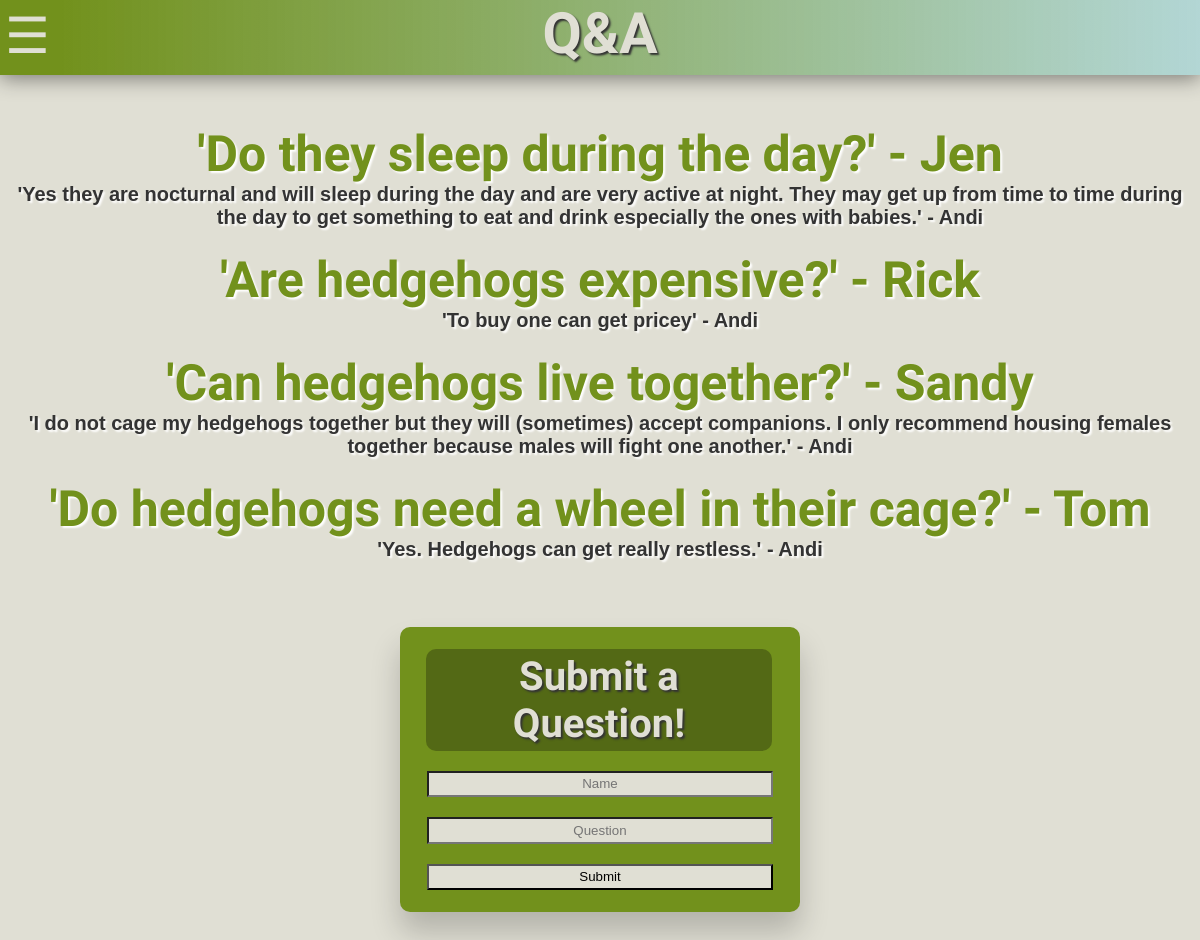
Page /Q&A on the committed database.
### tables this page shows
CREATE TABLE QA (id INTEGER PRIMARY KEY, name TEXT NOT NULL, question TEXT NOT NULL, answer TEXT);

### AndisCritters.py (the view)
@app.route('/Q&A')
def questionsAndAnswers():
    con = sql.connect("database.db")
    c = con.cursor()
    rows = getQA(con, c)
    return render_template("questionsandanswers.html", rows=rows)

### AndisCritters.py (called while the page is built)
def getQA(con, c):
    con.row_factory = sql.Row
    stmt = "select * from QA"
    c.execute(stmt)
    return c.fetchall()

### templates/questionsandanswers.html (shortened to what this page needs)
{% extends "Common.html" %}
{% block content %}
    <div>
        <div class="qa">
            {% for row in rows %}
                <p class="question">'{{row[2]}}' - {{row[1]}}</p>
                <p class="answer">'{{row[3]}}' - Andi</p>
                <br>
            {% endfor %}
        </div>
        <br>
        <br>
        <form action="{{ url_for('submitQuestion') }}" method="post">
            <h3>Submit a Question!</h3>
            <input name="name" type="text" id="name" size="140" placeholder="Name">
            <input name="question" type="text" id="question" size="140" placeholder="Question">
            <input type="submit" class="btn btn-success" value="Submit"/>
        </form>
    </div>
{% endblock %}
{% block navOverlay %}
    <div class="overlay" id="headerOverlay" style="height: 75px;">
        <h1 id="headerTitle" style="font-size: 57px;">Q&A</h1>
    </div>
{% endblock %}

### templates/Common.html (shortened to what this page needs)
<!DOCTYPE html>
<html lang="en">
<head>
    <link rel = "stylesheet" type="text/css" href="{{url_for('static', filename = 'css/styles.css')}}">
</head>
<body>
    <div class="main" id="main-div">
        {% block content %}
        {% endblock %}
    </div>
    <header id="header" style="height: 75px;">
        <span class="navButton" id="navBarButton" style="margin-top: 0px;" onclick="toggleNavBar()">&#9776;</span>
        {% block navOverlay %}
        {% endblock %}
    </header>
</body>
</html>

### static/css/styles.css (style rules this page uses)
html { font-family: 'Open Sans', sans-serif; -ms-overflow-style: none; scrollbar-width: none; }
body { background-color: #E0DFD4; overflow-x: hidden; }
.navButton { position: absolute; left: 0; margin-left: 5px; margin-top: 4px; font-size: 50px; cursor: pointer; float: left; color: #E0DFD4; transition: 0.5s; }
* { padding: 0; margin: 0; box-sizing: border-box; }
header { position: fixed; top:0; background: url('https://images.unsplash.com/photo-1589832020701-87d1717b4653?ixid=MXwxMjA3fDB8MHxwaG90by1wYWdlfHx8fGVufDB8fHw%3D&ixlib=rb-1.2.1&auto=format&fit=crop&w=1950&q=80'); text-align: center; width: 100%; height: 80px; background-size: fix; background-attachment: fixed; background-position-y: -650px; box-shadow: 0 3px 20px 0 #00000077; overflow: hidden; transition: 0.5s; }
header .overlay { width: 100%; height: 100%; color: #E0DFD4; text-shadow: 2px 2px 2px #333; background-image: linear-gradient( 90deg, #72911C 5%, #80cdd679 100%); transition: 0.5s; }
header h1 { font-family: 'Dancing Script', cursive; font-size: 70px; transition: 0.5s; }
.main { display: inline-block; position: absolute; transition: 0.5s; margin-top: 125px; width: 100%; flex-wrap: wrap; flex-direction: row; justify-content: space-around; align-items:center; }
.main h3 { text-align: center; width: 100%; font-family: 'Dancing Script', cursive; font-size: 40px; text-shadow: 2px 2px 2px #333; color: #ffffff; padding: 1%; }
.qa { width: 100%; text-align: center; }
.qa .question { font-family: 'Dancing Script', cursive; font-size: 50px; font-weight: bold; color: #72911C; text-shadow: 2px 2px 2px white; }
.qa .answer { font-family: 'Lucida Sans Regular', 'Lucida Grande', 'Lucida Sans Unicode', Geneva, Verdana, sans-serif; font-size: 20px; font-weight: bold; color: #333; text-shadow: 2px 2px 2px white; }
@media (min-width: 1200px) { .main { height: 100%; } }

### templates/questionsandanswers.html (style rules this page uses)
.main form { width: 400px; background-color: #72911C; box-shadow: 0 20px 30px rgba(0, 0, 0, .2); padding: 1%; border-radius: 10px; text-align: center; margin: auto; }
.main form input { text-align: center; width: 92%; background-color: #E0DFD4; padding: 1%; margin: 10px; }
.main form h3 { text-align: center; width: 92%; font-family: 'Dancing Script', cursive; font-size: 40px; text-shadow: 2px 2px 2px #333; color: #E0DFD4; background-color: #536915; border-radius: 10px; padding: 1%; margin: 10px; margin-left: 14px; }

### rows in the picture
QA: question "Do they sleep during the day?", name "Jen", answer "Yes they are nocturnal and will sleep during the day and are very active at night. They may get up from time to time during the day to get something to eat and drink especially the ones with babies."
QA: question "Are hedgehogs expensive?", name "Rick", answer "To buy one can get pricey"
QA: question "Can hedgehogs live together?", name "Sandy", answer "I do not cage my hedgehogs together but they will (sometimes) accept companions. I only recommend housing females together because males will fight one another."
QA: question "Do hedgehogs need a wheel in their cage?", name "Tom", answer "Yes. Hedgehogs can get really restless."
